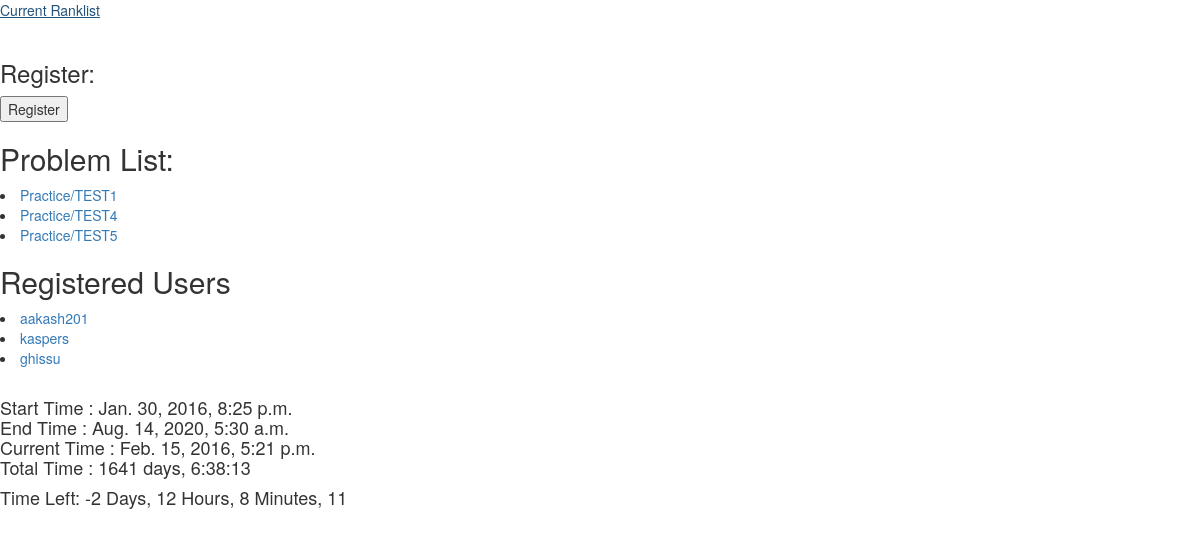
Before: /judge/contests/Practice/details/ (signed in) with the older database file.
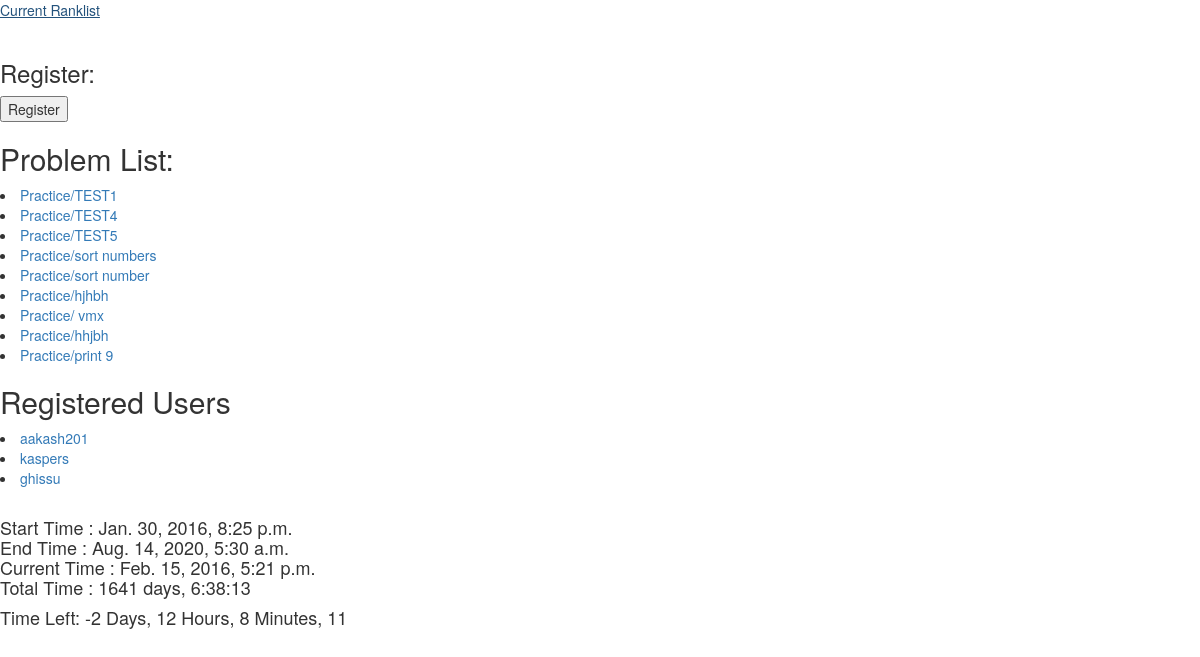
After: the same page with the newer database file.
### JudgeSystem/models.py (models this page shows, shortened)
class Problem(models.Model):
	class Meta:
		unique_together = (("p_id", "contest"), )
	name = models.CharField(max_length = 100)
	p_id = models.CharField(max_length = 10)
	statement = models.CharField(max_length = 2000)
	setter = models.ForeignKey(JudgeUser, null = True, related_name = 'SetterOfProblem')
	contest = models.ForeignKey('Contest', null = True, related_name = 'ContestOfProblem')

class Contest(models.Model):
	user_list = models.ManyToManyField(JudgeUser, related_name = 'ContestToUser')
	start_time = models.DateTimeField()
	end_time = models.DateTimeField()
	isActive = models.BooleanField()
	administrator = models.ForeignKey(JudgeUser, related_name = 'admintoContest')
	contest_id = models.CharField(primary_key = True, max_length = 100)
	def __str__(self):
		return str(self.contest_id)

class JudgeUser(User):
	solution_list = models.ManyToManyField('Solution', related_name = 'SolutionListOfUser')
	contrib_pts = models.IntegerField(default = 0)

### JudgeSystem/views.py (the view)
# urls.py: url(r'^contests/(?P<contest_id>([0-9]|[a-z]|[A-Z])+)/details/', views.showContest, name = 'ContestDetails'),
def showContest(request, contest_id):
	context = {
	}
	try:
		contest = Contest.objects.get(pk = contest_id)
	except:
		contest = None
	if contest == None:
		return render(request, 'pagenotfound.html', context)
	cur_time = timezone.now()
	context = {
		"message" : 'Contest Hasn\'t Started Yet'
	}
	if cur_time < contest.start_time:
		return render(request, 'show_message.html', context)
	current_user = JudgeUser.objects.get(username = request.user.username)
	if current_user == contest.administrator:
		isAdmin = True
	else:
		isAdmin = False
 	context = {
		"contest" : contest,
		"user_list" : contest.user_list.all(),
		"problem_list" : Problem.objects.filter(contest = contest),
		"cur_time" : datetime.datetime.now(),
		"tot_time" : contest.end_time - cur_time,
		"is_admin" : isAdmin,
	}
	return render(request, 'contest_details.html', context)

### JudgeSystem/templates/contest_details.html (shortened to what this page needs)
<html>
<head>
	  <link rel="stylesheet" href="http://maxcdn.bootstrapcdn.com/bootstrap/3.3.6/css/bootstrap.min.css">
</head>
<body onload = "setTimer()">
		<a href = "{% url 'ranklist' contest.contest_id %}"> Current Ranklist </a>
		<br>
		<br>
	<h2>
	<h3>Register:</h3>
	<button type="button" id = "myButton">Register</button>
	<h2> Problem List: </h2>
		{% for p in problem_list%}
		 <li>
		   	<a href = "{% url 'details' p.contest.contest_id p.p_id  %}">{{p.contest}}/{{p.name}}</a>
		</li>
		{% endfor %}
	<h2> Registered Users </h2>
	{% for user in user_list%}
	 <li>
	   	<a href = "{% url 'user_profile' user.username %}">{{user.username}}</a>
	</li>
	{% endfor %}
	<br>
	<h4>
		Start Time : {{ contest.start_time }}
		<br>
		End Time : {{ contest.end_time }}
		<br>
		Current Time : {{ cur_time }}
		<br>
		Total Time : {{ tot_time }}
		<br>
	</h4>
	<h4 id = "timer">
	</h4>
<br>
</body>
</html>

Changed rows visible on the page:
added Problem: contest "Practice", name "sort numbers"
added Problem: contest "Practice", name "sort number"
added Problem: contest "Practice", name "hjhbh"
added Problem: contest "Practice", name "vmx"
added Problem: contest "Practice", name "hhjbh"
added Problem: contest "Practice", name "print 9"
